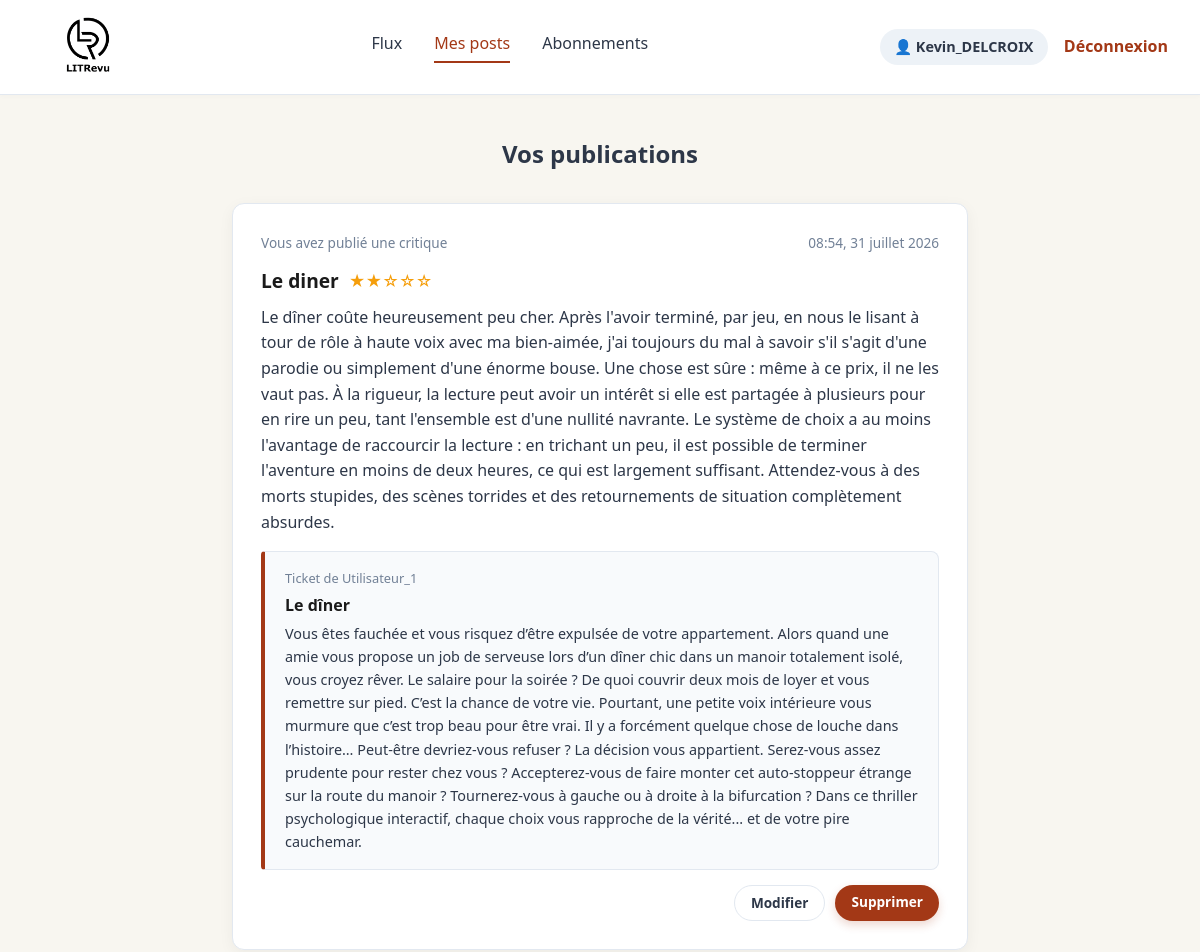
The page /posts/ (signed in, upper part) on the database as committed earlier.
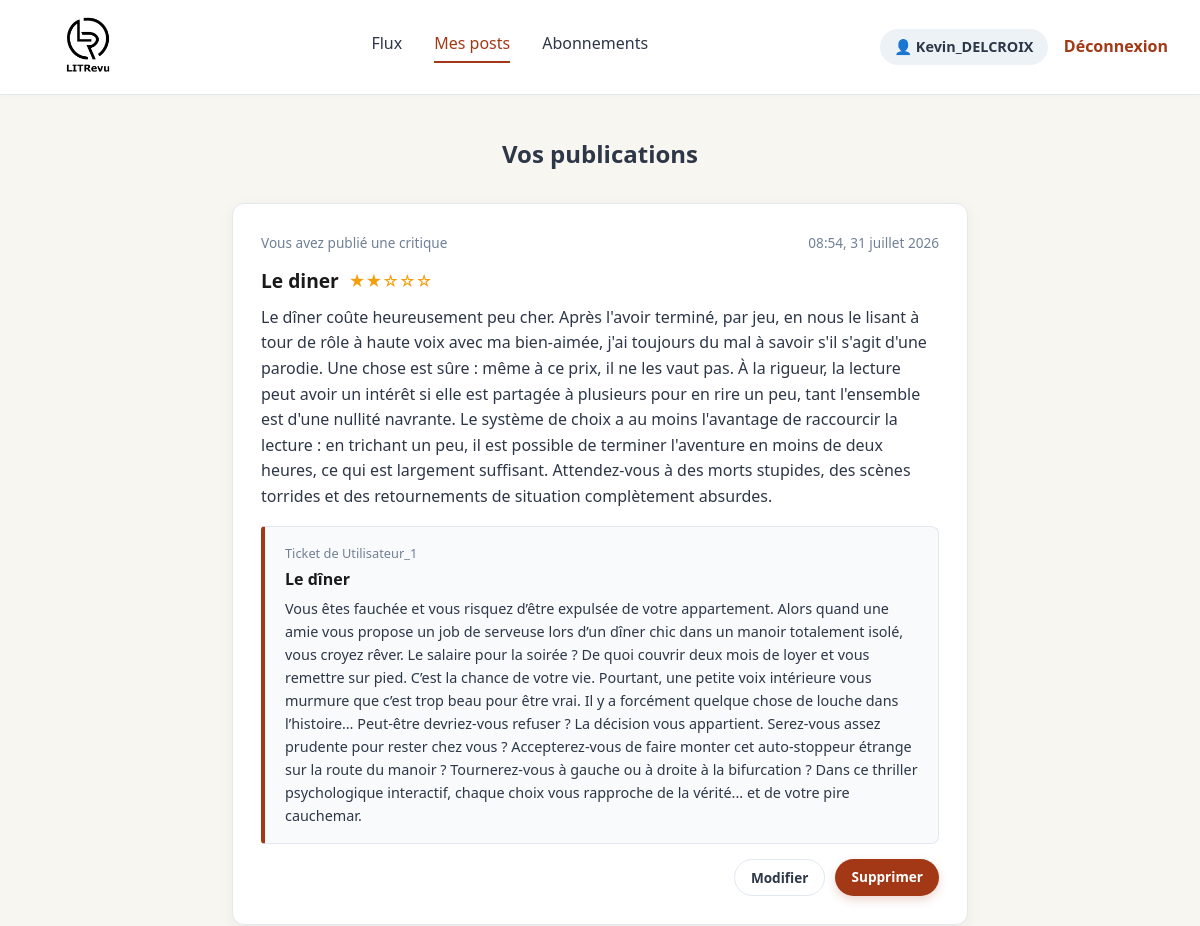
The same page on the database as committed later.
### litrevu/models.py (models this page shows, shortened)
class Review(models.Model):
    ticket = models.ForeignKey(to=Ticket, on_delete=models.CASCADE)
    rating = models.PositiveSmallIntegerField(
        validators=[MinValueValidator(0), MaxValueValidator(5)],
        verbose_name="Note",
    )
    user = models.ForeignKey(to=settings.AUTH_USER_MODEL, on_delete=models.CASCADE)
    headline = models.CharField(max_length=128, verbose_name="Titre de la critique")
    body = models.TextField(max_length=2048, blank=True, verbose_name="Commentaire")
    time_created = models.DateTimeField(auto_now_add=True)
    class Meta:
        verbose_name = "Critique"
        verbose_name_plural = "Critiques"

class Ticket(models.Model):
    title = models.CharField(max_length=128, verbose_name="Titre")
    description = models.TextField(
        max_length=2048, blank=True, verbose_name="Description"
    )
    user = models.ForeignKey(to=settings.AUTH_USER_MODEL, on_delete=models.CASCADE)
    image = models.ImageField(null=True, blank=True, upload_to="tickets_covers/")
    time_created = models.DateTimeField(auto_now_add=True)
    class Meta:
        verbose_name = "Ticket"
        verbose_name_plural = "Tickets"

### authentication/models.py (models this page shows)
class User(AbstractUser):
    pass

### authentication/views.py (the view)
# urls.py: django.urls.path('posts/', auth_views.posts, name='posts'),
@login_required
def posts(request):
    user_tickets = Ticket.objects.filter(user=request.user).annotate(
        content_type=Value("TICKET", CharField())
    )
    user_reviews = Review.objects.filter(user=request.user).annotate(
        content_type=Value("REVIEW", CharField())
    )
    user_posts = sorted(
        chain(user_reviews, user_tickets),
        key=lambda post: post.time_created,
        reverse=True,
    )
    context = {
        "posts": user_posts,
    }
    return render(request, "litrevu/posts.html", context)

### litrevu/templates/litrevu/posts.html (shortened to what this page needs)
{% extends 'authentication/base.html' %}
{% block content %}
<div class="main-container">
    <h2 style="text-align: center; margin-bottom: 30px;">Vos publications</h2>
    {% for item in posts %}
        {% if item.content_type == 'TICKET' %}
            <div class="feed-card" style="display: flex; flex-direction: column;">
                <div class="card-header">
                    <span>Vous avez demandé une critique</span>
                    <span>{{ item.time_created|date:"H:i, d F Y" }}</span>
                </div>
                <h3 class="card-title">{{ item.title }}</h3>
                <p>{{ item.description }}</p>
                {% if item.image %}
                    <img src="{{ item.image.url }}" alt="{{ item.title }}" style="max-width: 180px; border-radius: 6px; display: block; margin-top: 12px;">
                {% endif %}
                <div style="display: flex; justify-content: flex-end; gap: 10px; margin-top: 15px;">
                    <a href="{% url 'ticket_update' item.id %}" class="btn-secondary" style="font-size: 0.85rem; padding: 0.4rem 1rem; width: auto; text-decoration: none;">Modifier</a>
                    <a href="{% url 'ticket_delete' item.id %}" class="btn-primary" style="font-size: 0.85rem; padding: 0.4rem 1rem; width: auto; text-decoration: none;">Supprimer</a>
                </div>
            </div>
        {% elif item.content_type == 'REVIEW' %}
            <div class="feed-card" style="display: flex; flex-direction: column;">
                <div class="card-header">
                    <span>Vous avez publié une critique</span>
                    <span>{{ item.time_created|date:"H:i, d F Y" }}</span>
                </div>
                <div style="display: flex; align-items: center; gap: 10px; margin-bottom: 8px;">
                    <h3 class="card-title" style="margin-bottom: 0;">{{ item.headline }}</h3>
                    <span class="stars">
                        {% if item.rating == 5 %}★★★★★
                        {% elif item.rating == 4 %}★★★★☆
                        {% elif item.rating == 3 %}★★★☆☆
                        {% elif item.rating == 2 %}★★☆☆☆
                        {% else %}★☆☆☆☆{% endif %}
                    </span>
                </div>
                <p>{{ item.body }}</p>
                <div class="ticket-embedded">
                    <p style="font-size: 0.8rem; color: var(--text-muted); margin-bottom: 4px;">Ticket de {{ item.ticket.user.username }}</p>
                    <strong style="color: var(--primary-color);">{{ item.ticket.title }}</strong>
                    <p style="margin-top: 4px; font-size: 0.9rem;">{{ item.ticket.description }}</p>
                </div>
                <div style="display: flex; justify-content: flex-end; gap: 10px; margin-top: 15px;">
                    <a href="{% url 'review_update' item.id %}" class="btn-secondary" style="font-size: 0.85rem; padding: 0.4rem 1rem; width: auto; text-decoration: none;">Modifier</a>
                    <a href="{% url 'review_delete' item.id %}" class="btn-primary" style="font-size: 0.85rem; padding: 0.4rem 1rem; width: auto; text-decoration: none;">Supprimer</a>
                </div>
            </div>
        {% endif %}
    {% empty %}
        <p style="text-align: center; color: var(--text-muted);">Vous n'avez encore publié aucun ticket ni aucune critique.</p>
    {% endfor %}
</div>
{% endblock %}

Rows that differ between the two databases and show on the page:
changed Review "Le diner": body "…savoir s'il s'agit d'une parodie ou simplement d'une énorme bouse. Une chose est sûre…" → "…savoir s'il s'agit d'une parodie. Une chose est sûre…"
